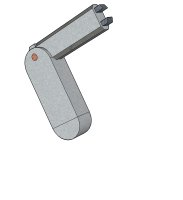
#> input picture ceng443-OOP/the2/images/Arm.jpg, 183 x 200 px
$ python the1_part1.py ../../ceng443-OOP/the2/images/Arm.jpg ../../ceng443-OOP/the2/images/Base.jpg
#> lines starting #> are read from the running program, lines starting #| are printed output that depends on the picture
## Group members
## Seda Civelek 2237147
## Kağan Erdoğan 2098986
import sys
import matplotlib.image as img
import numpy as np
import matplotlib.pyplot as plt

def find_match(val, target_arr):
    i = (np.abs(target_arr-val)).argmin()
    return i

def main(argv):
    # Read original and reference images A1=original A2=reference
    a1 = img.imread(argv[1])
#> a1 is the input picture: shape (200, 183, 3); mean R, G, B 240.2, 240.8, 241.1
    a1_ref = img.imread(argv[2])
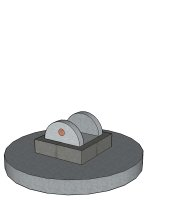
#> input picture ceng443-OOP/the2/images/Base.jpg, 183 x 200 px
#> a1_ref is the input picture: shape (200, 183, 3); mean R, G, B 222.7, 223.4, 223.7
    name = argv[1][:2]
    name2 = argv[2][:2]
    a1height = a1.shape[0]
#> a1height = 200
    a1width = a1.shape[1]
#> a1width = 183
    a1_refheight = a1_ref.shape[0]
#> a1_refheight = 200
    a1_refwidth = a1_ref.shape[1]
#> a1_refwidth = 183
    #A1 histogram for 3 color channels rgb
    a1_channel_r = np.zeros(256)
    a1_channel_g = np.zeros(256)
    a1_channel_b = np.zeros(256)

    for h in np.array(a1):
        for w in h :
            val_r = w[0]
            val_g = w[1]
            val_b = w[2]

            a1_channel_r[val_r] += 1
            a1_channel_g[val_g] += 1
            a1_channel_b[val_b] += 1
#> after the loop, a1_channel_b = 256 values, max 29970 at index 255, min 0 at index 0, mean 143; a1_channel_g = 256 values, max 29792 at index 255, min 0 at index 0, mean 143; a1_channel_r = 256 values, max 29798 at index 255, min 0 at index 0, mean 143

    #Cumulative histogram of A1
    for i in range(1,256):
        a1_channel_r[i]=a1_channel_r[i]+a1_channel_r[i-1]
        a1_channel_g[i]=a1_channel_g[i]+a1_channel_g[i-1]
        a1_channel_b[i]=a1_channel_b[i]+a1_channel_b[i-1]
#> after the loop, a1_channel_b = 256 values from 0 to 36600; a1_channel_g = 256 values from 0 to 36600; a1_channel_r = 256 values from 0 to 36600

    #Equalized cumulative histogram of A1
    a1_output_r = np.zeros(256)
    a1_output_g = np.zeros(256)
    a1_output_b = np.zeros(256)
    for y in range(a1height) :
        for x in range(a1width) :
            a1_output_r[a1[y,x,0]] = round(255*(1.0/(a1width*a1height))*a1_channel_r[a1[y,x,0]])
            a1_output_g[a1[y,x,1]] = round(255*(1.0/(a1width*a1height))*a1_channel_g[a1[y,x,1]])
            a1_output_b[a1[y,x,2]] = round(255*(1.0/(a1width*a1height))*a1_channel_b[a1[y,x,2]])
#> after the loop, a1_output_b = 256 values, max 255 at index 255, min 0 at index 0, mean 14.07; a1_output_g = 256 values, max 255 at index 255, min 0 at index 0, mean 15.01; a1_output_r = 256 values, max 255 at index 255, min 0 at index 0, mean 15.27

    #A1_ref histogram for 3 color channels rgb
    a1_ref_channel_r = np.zeros(256)
    a1_ref_channel_g = np.zeros(256)
    a1_ref_channel_b = np.zeros(256)
    for h in np.array(a1_ref):
        for w in h:
            val_ref_r = w[0]
            val_ref_g = w[1]
            val_ref_b = w[2]
            a1_ref_channel_r[val_ref_r] += 1
            a1_ref_channel_g[val_ref_g] += 1
            a1_ref_channel_b[val_ref_b] += 1
#> after the loop, a1_ref_channel_b = 256 values, max 27321 at index 255, min 0 at index 0, mean 143; a1_ref_channel_g = 256 values, max 27342 at index 255, min 0 at index 0, mean 143; a1_ref_channel_r = 256 values, max 27058 at index 255, min 0 at index 0, mean 143


    #Cumulative histogram of A1_ref
    for i in range(1,256):
        a1_ref_channel_r[i]=a1_ref_channel_r[i]+a1_ref_channel_r[i-1]
        a1_ref_channel_g[i]=a1_ref_channel_g[i]+a1_ref_channel_g[i-1]
        a1_ref_channel_b[i]=a1_ref_channel_b[i]+a1_ref_channel_b[i-1]
#> after the loop, a1_ref_channel_b = 256 values from 0 to 36600; a1_ref_channel_g = 256 values from 0 to 36600; a1_ref_channel_r = 256 values from 0 to 36600

    #Equalized cumulative histogram of A1_ref
    a1ref_output_r = np.zeros(256)
    a1ref_output_g = np.zeros(256)
    a1ref_output_b = np.zeros(256)
    for y in range(a1_refheight) :
        for x in range(a1_refwidth) :
            a1ref_output_r[a1_ref[y,x,0]] = round(255*(1.0/(a1_refwidth*a1_refheight))*a1_ref_channel_r[a1_ref[y,x,0]])
            a1ref_output_g[a1_ref[y,x,1]] = round(255*(1.0/(a1_refwidth*a1_refheight))*a1_ref_channel_g[a1_ref[y,x,1]])
            a1ref_output_b[a1_ref[y,x,2]] = round(255*(1.0/(a1_refwidth*a1_refheight))*a1_ref_channel_b[a1_ref[y,x,2]])
#> after the loop, a1ref_output_b = 256 values, max 255 at index 255, min 0 at index 0, mean 30.32; a1ref_output_g = 256 values, max 255 at index 255, min 0 at index 0, mean 31.14; a1ref_output_r = 256 values, max 255 at index 255, min 0 at index 0, mean 32.07

    #Histogram matching
    t_hist_r = np.zeros(256)
    t_hist_g = np.zeros(256)
    t_hist_b = np.zeros(256)
    for i in range(len(a1_output_r)):
        ir =find_match(val=a1_output_r[i],target_arr=a1ref_output_r)
        t_hist_r[i] = ir
#> after the loop, t_hist_r = 256 values, max 255 at index 255, min 0 at index 0, mean 73.68

    for i in range(len(a1_output_g)):
        ig = find_match(val=a1_output_g[i],target_arr=a1ref_output_g)
        t_hist_g[i] = ig
#> after the loop, t_hist_g = 256 values, max 255 at index 255, min 0 at index 0, mean 74.96
    for i in range(len(a1_output_b)):
        ib = find_match(val=a1_output_b[i],target_arr=a1ref_output_b)
        t_hist_b[i] = ib
#> after the loop, t_hist_b = 256 values, max 255 at index 255, min 0 at index 0, mean 73.19

    #Create transformed output
    matched_img = np.zeros_like(a1)
    for y in range(a1height):
        for x in range(a1width):
            valr = int(a1[y,x,0])
            valg = int(a1[y,x,1])
            valb = int(a1[y,x,2])
            matched_img[y,x,0] = t_hist_r[valr]
            matched_img[y,x,1] = t_hist_g[valg]
            matched_img[y,x,2] = t_hist_b[valb]
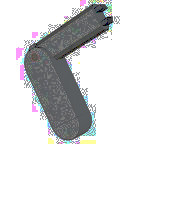
#> matched_img: shape (200, 183, 3); mean R, G, B 226.6, 227.1, 227.8

    a1_match_r = np.zeros(256)
    a1_match_g = np.zeros(256)
    a1_match_b = np.zeros(256)
    for h in np.array(matched_img):
        for w in h :
            val_r = w[0]
            val_g = w[1]
            val_b = w[2]

            a1_match_r[val_r] += 1
            a1_match_g[val_g] += 1
            a1_match_b[val_b] += 1
#> after the loop, a1_match_b = 256 values, max 29970 at index 255, min 0 at index 1, mean 143; a1_match_g = 256 values, max 29792 at index 255, min 0 at index 1, mean 143; a1_match_r = 256 values, max 29798 at index 255, min 0 at index 1, mean 143
    #Print all rgb histogram matching plots and transformed output
    img.imsave(name+"_histmatch_output.png",matched_img)
    fig, axs = plt.subplots(3,sharex=True,sharey=True)
    fig.suptitle("Histogram matching of "+ argv[1]+" when reference is "+argv[2])
    axs[0].plot(a1_match_r, color='#FF0000')
    axs[0].bar(np.arange(len(a1_match_r)), a1_match_r, color='#FF0000')
    axs[0].set_ylabel('Number of Pixels')
    axs[0].set_xlabel('Pixel Value')
    axs[1].plot(a1_match_g, color='#00FF00')
    axs[1].bar(np.arange(len(a1_match_g)), a1_match_g, color='#00FF00')
    axs[1].set_ylabel('Number of Pixels')
    axs[1].set_xlabel('Pixel Value')
    axs[2].plot(a1_match_b, color='#0000FF')
    axs[2].bar(np.arange(len(a1_match_b)), a1_match_b, color='#0000FF')
    axs[2].set_ylabel('Number of Pixels')
    axs[2].set_xlabel('Pixel Value')
    fig.savefig(name+"_histmatch")
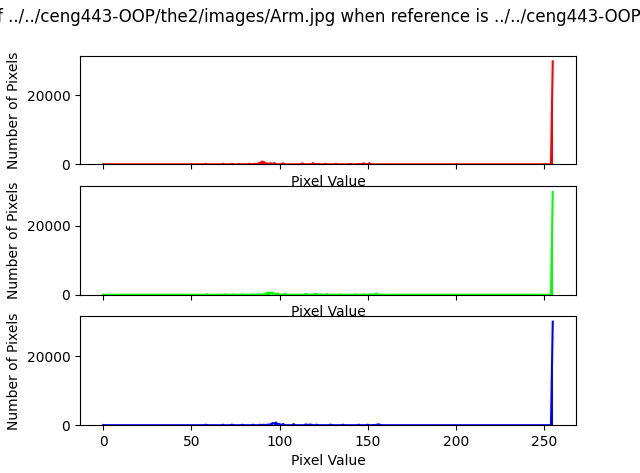
#> figure drawn by matplotlib, 3 panels; panel 3: tallest bar 29970 high, from x = 254.6 to 255.4; panel 3: curve peaks at x = 255, y = 29970

if __name__ =="__main__":
#> (the run stopped early here; a loop or call above may not have finished)
